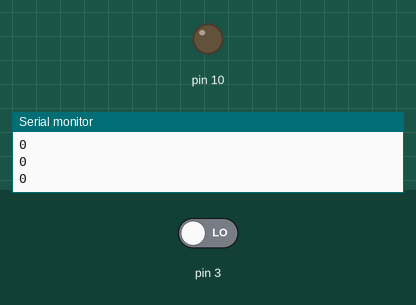
Simulated run of this sketch. Board: Arduino Uno, built with avr-gcc and run on an emulated ATmega328P. On the bench: output pins drawn as LEDs (lit = HIGH), the last lines printed to the serial monitor. Inputs (shaded band) come from the test bench; at power-on: pin 3 LOW.

Above: at 1.2 s.
1.3 s: pin 3 driven HIGH
At 2.4 s:
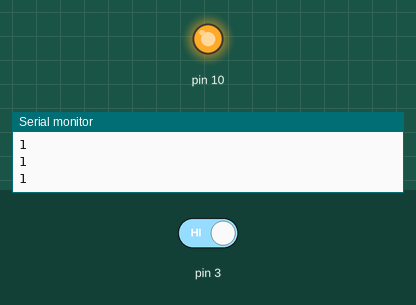
2.8 s: pin 3 driven LOW
At 3.6 s:
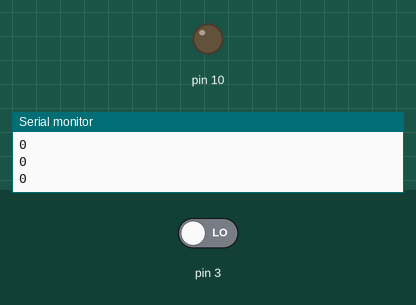
Timing chart, 0 to 5.8 s (numbered marks = the images above; inputs shaded):
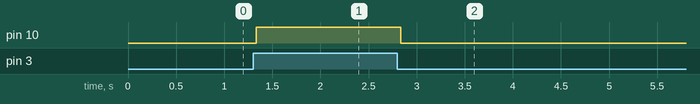

Measured:
- after the input at 1.3 s, pin 10: LOW → HIGH at once
- after the input at 2.8 s, pin 10: HIGH → LOW at once

The sketch:

on_and_off_pustton_2.ino
```cpp
int button=2;
int now=0;
int i;
void setup() {
  pinMode(3,INPUT);
  pinMode(10,OUTPUT);
  Serial.begin(1200);
  char var;
int now;
}
void loop(){
  char var;
int value=digitalRead(3);
Serial.println(value);
if(value==1 && now==0)
{var=HIGH;
 now=1;
}
else if( value==1 && now==1)
{
  var=LOW;
 now=0;
}
digitalWrite(10,value);
  // put your setup code here, to run once:

}
```
